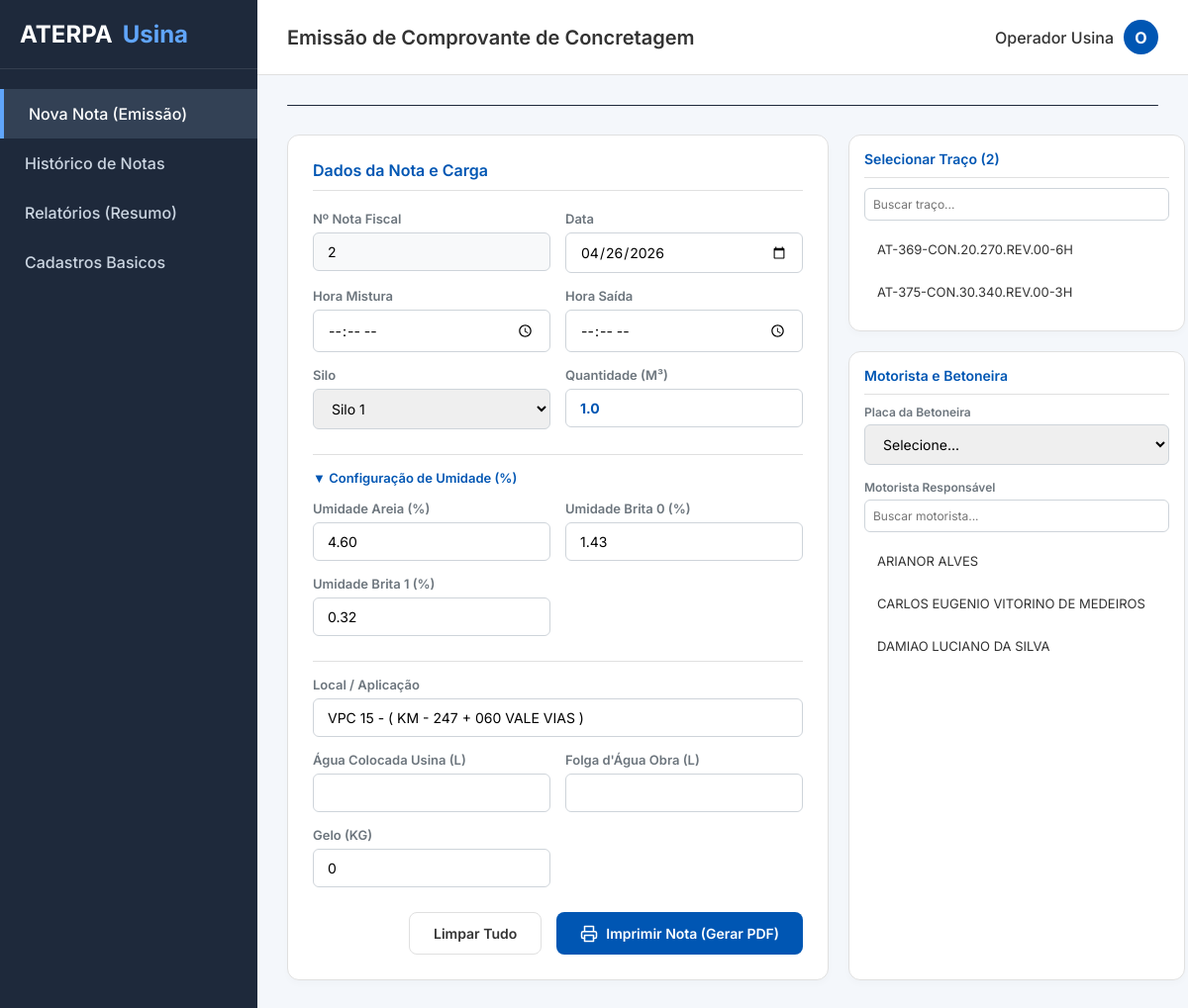
The page / on the database its author committed.
### database.py (models this page shows)
class Traco(db.Model):
    __tablename__ = 'tracos'
    id = db.Column(db.Integer, primary_key=True)
    codigo = db.Column(db.String(100), unique=True, nullable=False)
    fck = db.Column(db.Integer, nullable=True)
    cimento_kg = db.Column(db.Float, nullable=False)
    areia_kg = db.Column(db.Float, nullable=False)
    agua_l = db.Column(db.Float, nullable=False)
    brita0_kg = db.Column(db.Float, nullable=False)
    brita1_kg = db.Column(db.Float, nullable=False)
    mira410_kg = db.Column(db.Float, nullable=False)
    recover_kg = db.Column(db.Float, nullable=False)
    viscocrete_kg = db.Column(db.Float, nullable=False, default=0)

class Motorista(db.Model):
    __tablename__ = 'motoristas'
    id = db.Column(db.Integer, primary_key=True)
    matricula = db.Column(db.String(20), unique=True, nullable=True)
    nome = db.Column(db.String(100), nullable=False)

### app.py (the view)
@app.route('/')
def index():
    motoristas = Motorista.query.order_by(Motorista.nome).all()
    betoneiras = Betoneira.query.order_by(Betoneira.placa).all()
    silos = Silo.query.all()
    tracos = Traco.query.order_by(Traco.codigo).all()
    ultimo_numero = db.session.query(db.func.max(Nota.numero_nota)).scalar()
    proximo_numero = (ultimo_numero or 0) + 1
    return render_template('index.html', motoristas=motoristas, betoneiras=betoneiras, silos=silos, tracos=tracos, proximo_numero=proximo_numero)

### templates/index.html (shortened to what this page needs)
{% extends "base.html" %}
{% block title %}Emissão de Comprovante de Concretagem{% endblock %}
{% block content %}
<div class="dashboard-container">
    <div class="card">
        <h2 class="card-title">Dados da Nota e Carga</h2>
        <form id="notaForm" method="POST" action="/salvar_nota">
            <div class="form-grid">
                <div class="form-group">
                    <label>Nº Nota Fiscal</label>
                    <input type="text" name="numero_nota" value="{{ proximo_numero }}" readonly>
                </div>
                <div class="form-group">
                    <label>Data</label>
                    <input type="date" name="data" id="data_input" required>
                </div>
                <div class="form-group">
                    <label>Hora Mistura</label>
                    <input type="time" name="hora_mistura" required>
                </div>
                <div class="form-group">
                    <label>Hora Saída</label>
                    <input type="time" name="hora_saida" required>
                </div>
                <div class="form-group">
                    <label>Silo</label>
                    <select name="silo_id" required>
                        {% for s in silos %}
                        <option value="{{ s.id }}">{{ s.nome }}</option>
                        {% endfor %}
                    </select>
                </div>
                <div class="form-group">
                    <label>Quantidade (M³)</label>
                    <input type="number" id="volume_input" name="volume_m3" step="0.5" value="1.0" min="0.5" style="font-weight: bold; color: var(--primary);" required>
                </div>
                <div class="form-group full" style="margin-top: 10px; border-top: 1px solid var(--border-color); padding-top: 15px;">
                    <label style="color: var(--primary);">▼ Configuração de Umidade (%)</label>
                </div>
                <div class="form-group">
                    <label>Umidade Areia (%)</label>
                    <input type="number" step="0.01" id="umidade_areia" name="umidade_areia" value="4.60" required>
                </div>
                <div class="form-group">
                    <label>Umidade Brita 0 (%)</label>
                    <input type="number" step="0.01" id="umidade_brita0" name="umidade_brita0" value="1.43" required>
                </div>
                <div class="form-group">
                    <label>Umidade Brita 1 (%)</label>
                    <input type="number" step="0.01" id="umidade_brita1" name="umidade_brita1" value="0.32" required>
                </div>
                <div class="form-group"></div>
                <div class="form-group full" style="margin-top: 10px; border-top: 1px solid var(--border-color); padding-top: 15px;">
                    <label>Local / Aplicação</label>
                    <input type="text" name="local" value="VPC 15 - ( KM - 247 + 060 VALE VIAS )" required>
                </div>
                <div class="form-group">
                    <label>Água Colocada Usina (L)</label>
                    <input type="number" name="agua_colocada_l" id="agua_colocada_l">
                </div>
                <div class="form-group">
                    <label>Folga d'Água Obra (L)</label>
                    <input type="number" name="folga_agua_obra_l" id="folga_agua_obra_l">
                </div>
                <div class="form-group">
                    <label>Gelo (KG)</label>
                    <input type="number" name="gelo_kg" id="gelo_kg" value="0">
                </div>
            </div>
            <div class="actions">
                <button type="button" class="btn btn-secondary" onclick="document.getElementById('notaForm').reset(); recalcular();">Limpar Tudo</button>
                <button type="button" class="btn btn-primary" id="btnSalvarNota">
                    <svg width="18" height="18" fill="none" stroke="currentColor" stroke-width="2" stroke-linecap="round" stroke-linejoin="round" viewBox="0 0 24 24"><path d="M6 9V2h12v7M6 18H4a2 2 0 01-2-2v-5a2 2 0 012-2h16a2 2 0 012 2v5a2 2 0 01-2 2h-2"/><path d="M6 14h12v8H6z"/></svg>
                    Imprimir Nota (Gerar PDF)
                </button>
            </div>
        </form>
    </div>
    <div style="display: flex; flex-direction: column; gap: 20px;">
        <div class="card" style="padding: 15px;">
            <h2 class="card-title" style="margin-bottom: 10px; font-size: 14px;">Selecionar Traço (<span id="count_tracos">0</span>)</h2>
            <input type="text" id="buscaTraço" placeholder="Buscar traço..." style="width: 100%; margin-bottom: 10px; font-size: 12px; padding: 8px;">
            <ul class="quick-list" id="lista_tracos" style="max-height: 150px;">
                {% for t in tracos %}
                <li onclick="selecionarTraco({{ t.id }}, this)" data-search="{{ t.codigo | lower }}">{{ t.codigo }}</li>
                {% endfor %}
            </ul>
        </div>
        <div class="card" style="padding: 15px; flex-grow: 1;">
            <h2 class="card-title" style="margin-bottom: 10px; font-size: 14px;">Motorista e Betoneira</h2>
            <label style="font-size:12px; font-weight:600; color:var(--text-muted); display:block; margin-bottom:5px;">Placa da Betoneira</label>
            <select name="betoneira_id" id="betoneira_select" style="width: 100%; margin-bottom: 15px;" form="notaForm">
                <option value="">Selecione...</option>
            </select>
            <label style="font-size:12px; font-weight:600; color:var(--text-muted); display:block; margin-bottom:5px;">Motorista Responsável</label>
            <input type="text" id="buscaMotorista" placeholder="Buscar motorista..." style="width: 100%; margin-bottom: 10px; font-size: 12px; padding: 8px;">
            <ul class="quick-list" id="lista_motoristas" style="max-height: 120px;">
                {% for m in motoristas %}
                <li onclick="selecionarMotorista({{ m.id }}, this)" data-search="{{ m.nome | lower }}">{{ m.nome }}</li>
                {% endfor %}
            </ul>
        </div>
    </div>
</div>
{% endblock %}

### templates/base.html (style rules this page uses)
:root { --primary: #0056b3; --primary-hover: #004494; --danger: #d32f2f; --bg-color: #f4f7fb; --card-bg: #ffffff; --text-main: #333333; --text-muted: #6c757d; --border-color: #e0e0e0; }
* { margin: 0; padding: 0; box-sizing: border-box; font-family: 'Inter', sans-serif; }
body { background-color: var(--bg-color); color: var(--text-main); display: flex; height: 100vh; overflow: hidden; }
.dashboard-container { padding: 30px; display: grid; grid-template-columns: 1fr 340px; gap: 20px; }
.card { background: var(--card-bg); border-radius: 12px; padding: 25px; box-shadow: 0 4px 6px rgba(0,0,0,0.02); border: 1px solid var(--border-color); }
.card-title { font-size: 16px; font-weight: 600; margin-bottom: 20px; padding-bottom: 10px; border-bottom: 1px solid var(--border-color); color: var(--primary); }
.form-grid { display: grid; grid-template-columns: repeat(2, 1fr); gap: 15px; }
.form-group { display: flex; flex-direction: column; gap: 6px; }
.form-group.full { grid-column: span 2; }
.form-group label { font-size: 13px; font-weight: 600; color: var(--text-muted); }
input, select { padding: 10px 14px; border: 1px solid #ced4da; border-radius: 6px; font-size: 14px; outline: none; transition: border 0.2s; }
input[readonly] { background-color: #f8f9fa; cursor: not-allowed; }
.quick-list { list-style: none; max-height: 480px; overflow-y: auto; }
.quick-list li { padding: 10px 12px; border-radius: 6px; font-size: 13px; cursor: pointer; transition: 0.2s; border: 1px solid transparent; margin-bottom: 5px; }
.actions { margin-top: 25px; display: flex; gap: 15px; justify-content: flex-end; }
.btn { padding: 12px 24px; border-radius: 8px; font-size: 14px; font-weight: 600; cursor: pointer; border: none; transition: 0.2s; display: flex; align-items: center; gap: 8px; }
.btn-primary { background: var(--primary); color: white; }
.btn-secondary { background: white; border: 1px solid var(--border-color); color: var(--text-main); }

### rows shown on the page
Traco: codigo "AT-369-CON.20.270.REV.00-6H"
Traco: codigo "AT-375-CON.30.340.REV.00-3H"
Motorista: nome "ARIANOR ALVES"
Motorista: nome "CARLOS EUGENIO VITORINO DE MEDEIROS"
Motorista: nome "DAMIAO LUCIANO DA SILVA"

### other values the page prints
form field silo_id "Silo 1"
